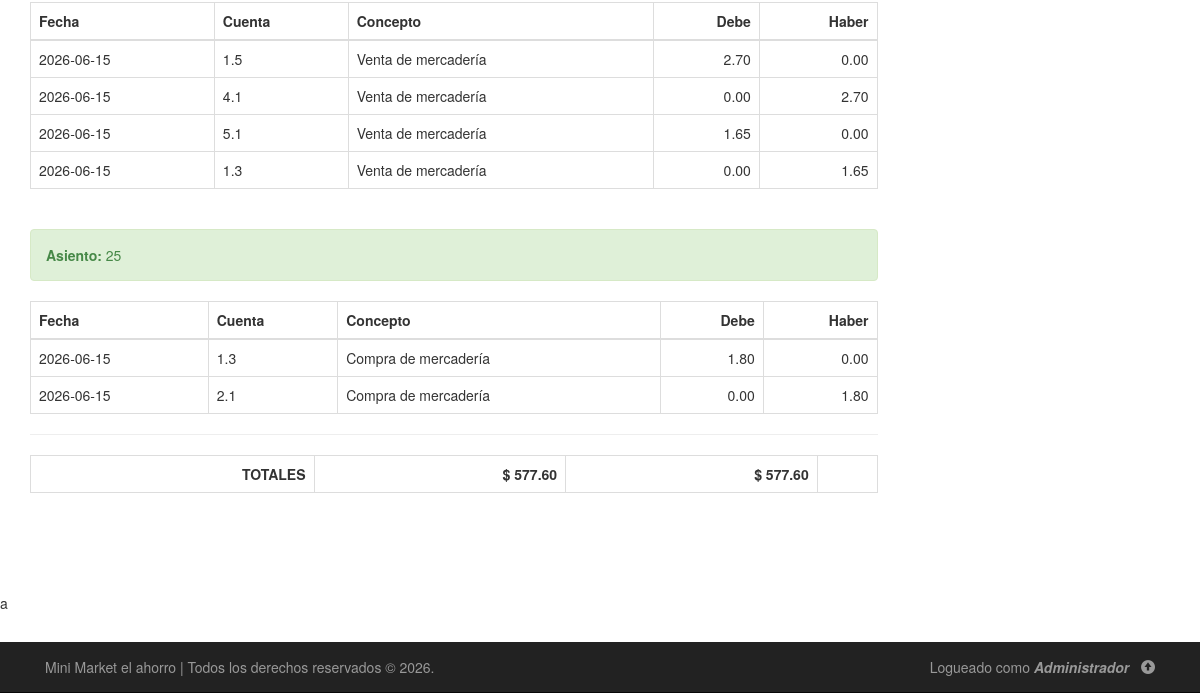
The page /php/diario.php (signed in, lower part) on the database as committed earlier.
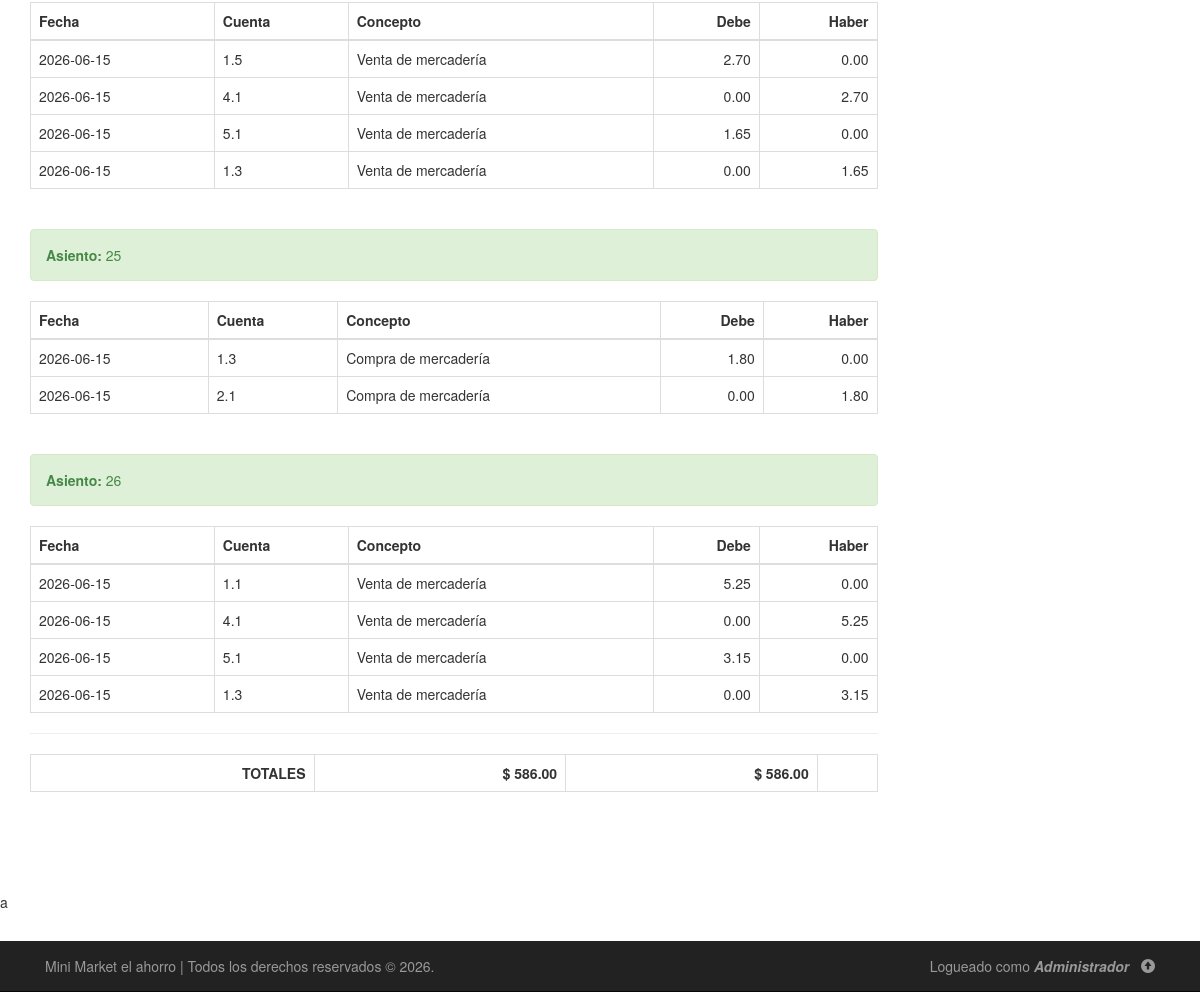
The same page on the database as committed later.
### tables this page shows
CREATE TABLE `registro` (
  `id` int(11) NOT NULL,
  `fecha` date NOT NULL,
  `transaccion` int(11) NOT NULL,
  `tipo` varchar(20) NOT NULL,
  `cuenta` varchar(20) DEFAULT NULL,
  `concepto` varchar(255) DEFAULT NULL,
  `debe` decimal(18,2) DEFAULT NULL,
  `haber` decimal(18,2) DEFAULT NULL,
  `descripcion` varchar(255) DEFAULT NULL,
  `partida_doble` varchar(20) DEFAULT NULL,
  `justificante` varchar(30) DEFAULT NULL,
  `fecha_modificacion` date DEFAULT NULL,
  `usuario_creacion` varchar(50) DEFAULT NULL,
  `usuario_modif` varchar(50) DEFAULT NULL,
  `ip` varchar(15) DEFAULT NULL
);

### php/diario.php (the view, shortened to what this page needs)
<?php
include("conexion.php");
?>
<!DOCTYPE html>
<html lang="es">
<head>
    <link rel="stylesheet" href="../css/bootstrap.min.css"/>
    <link rel="stylesheet" href="../css/estilos.css"/>
</head>
<body>
<div class="container" id="contenido">
<div class="row">
    <div class="col-xs-12 col-sm-9">
        <?php
        $sql = "
            SELECT *
            FROM registro
            ORDER BY transaccion ASC, id ASC
        ";
        $resultado = $conexion->query($sql);
        if($resultado->num_rows > 0){
            $actual = null;
            while($row = $resultado->fetch_assoc()){
                if($actual != $row["transaccion"]){
                    if($actual != null){
                        echo "</tbody></table><br>";
                    }
                    $actual = $row["transaccion"];
                    echo "<div class='alert alert-success'>";
                    echo "<strong>Asiento: </strong> " . $actual;
                    echo "</div>";
                    echo "<table class='table table-bordered table-hover'>";
                    echo "<thead>
                            <tr>
                                <th>Fecha</th>
                                <th>Cuenta</th>
                                <th>Concepto</th>
                                <th class='text-right'>Debe</th>
                                <th class='text-right'>Haber</th>
                            </tr>
                          </thead>
                          <tbody>";
                }
                echo "<tr>";
                echo "<td>".$row['fecha']."</td>";
                echo "<td>".$row['cuenta']."</td>";
                echo "<td>".$row['concepto']."</td>";
                echo "<td class='text-right'>".number_format($row['debe'],2)."</td>";
                echo "<td class='text-right'>".number_format($row['haber'],2)."</td>";
                echo "</tr>";
            }
            echo "</tbody></table>";
            $tot = $conexion->query("
                SELECT
                    SUM(debe) AS debe,
                    SUM(haber) AS haber
                FROM registro
            ")->fetch_assoc();
            $dif = $tot["debe"] - $tot["haber"];
            echo "<hr>";
            echo "<table class='table table-bordered'>";
            echo "<tr>";
            echo "<td class='text-right'><strong>TOTALES</strong></td>";
            echo "<td class='text-right'><strong>$ ".number_format($tot["debe"],2)."</strong></td>";
            echo "<td class='text-right'><strong>$ ".number_format($tot["haber"],2)."</strong></td>";
            if($dif != 0){
                echo "<td class='danger text-right'><strong>DIF: $ ".number_format($dif,2)."</strong></td>";
            } else {
                echo "<td></td>";
            }
            echo "</tr>";
            echo "</table>";
        } else {
            echo "<div class='alert alert-info'>No hay movimientos registrados.</div>";
        }
        ?>
    </div>
    <?php include("sidebar.php"); ?>
</div>
</div>
<?php include("footer.php"); ?>a
</body>
</html>

Rows that differ between the two databases and show on the page:
added registro: transaccion "26", fecha "2026-06-15", cuenta "1.1", concepto "Venta de mercadería", debe "5.25", haber "0.00"
added registro: fecha "2026-06-15", cuenta "4.1", concepto "Venta de mercadería", debe "0.00", haber "5.25"
added registro: fecha "2026-06-15", cuenta "5.1", concepto "Venta de mercadería", debe "3.15", haber "0.00"
added registro: fecha "2026-06-15", cuenta "1.3", concepto "Venta de mercadería", debe "0.00", haber "3.15"
Other text that changed with them:
$tot["debe"]: "577.60" → "586.00"
$tot["haber"]: "577.60" → "586.00"
